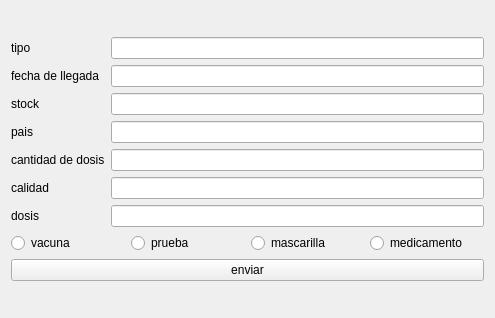
<?xml version="1.0" encoding="UTF-8"?>
<ui version="4.0">
 <class>Form1</class>
 <widget class="QWidget" name="Form1">
  <property name="geometry">
   <rect>
    <x>0</x>
    <y>0</y>
    <width>495</width>
    <height>318</height>
   </rect>
  </property>
  <property name="windowTitle">
   <string>Form</string>
  </property>
  <layout class="QGridLayout" name="gridLayout_3">
   <item row="0" column="0">
    <layout class="QGridLayout" name="gridLayout_2">
     <item row="0" column="0">
      <layout class="QGridLayout" name="gridLayout">
       <item row="0" column="0">
        <widget class="QLabel" name="label">
         <property name="text">
          <string>tipo</string>
         </property>
        </widget>
       </item>
       <item row="0" column="1">
        <widget class="QLineEdit" name="tipo"/>
       </item>
       <item row="1" column="0">
        <widget class="QLabel" name="label_2">
         <property name="text">
          <string>fecha de llegada</string>
         </property>
        </widget>
       </item>
       <item row="1" column="1">
        <widget class="QLineEdit" name="fecha"/>
       </item>
       <item row="2" column="0">
        <widget class="QLabel" name="label_3">
         <property name="text">
          <string>stock</string>
         </property>
        </widget>
       </item>
       <item row="2" column="1">
        <widget class="QLineEdit" name="stock"/>
       </item>
       <item row="3" column="0">
        <widget class="QLabel" name="label_4">
         <property name="text">
          <string>pais</string>
         </property>
        </widget>
       </item>
       <item row="3" column="1">
        <widget class="QLineEdit" name="pais">
         <property name="text">
          <string/>
         </property>
        </widget>
       </item>
       <item row="4" column="0">
        <widget class="QLabel" name="label_5">
         <property name="text">
          <string>cantidad de dosis</string>
         </property>
        </widget>
       </item>
       <item row="4" column="1">
        <widget class="QLineEdit" name="dosis">
         <property name="text">
          <string/>
         </property>
        </widget>
       </item>
       <item row="5" column="0">
        <widget class="QLabel" name="label_6">
         <property name="text">
          <string>calidad</string>
         </property>
        </widget>
       </item>
       <item row="5" column="1">
        <widget class="QLineEdit" name="calidad">
         <property name="text">
          <string/>
         </property>
        </widget>
       </item>
       <item row="6" column="0">
        <widget class="QLabel" name="label_7">
         <property name="text">
          <string>dosis</string>
         </property>
        </widget>
       </item>
       <item row="6" column="1">
        <widget class="QLineEdit" name="dosis_2">
         <property name="text">
          <string/>
         </property>
        </widget>
       </item>
      </layout>
     </item>
     <item row="1" column="0">
      <layout class="QHBoxLayout" name="horizontalLayout">
       <item>
        <widget class="QRadioButton" name="vacuna">
         <property name="text">
          <string>vacuna</string>
         </property>
         <attribute name="buttonGroup">
          <string notr="true">buttonGroup</string>
         </attribute>
        </widget>
       </item>
       <item>
        <widget class="QRadioButton" name="prueba">
         <property name="text">
          <string>prueba</string>
         </property>
         <attribute name="buttonGroup">
          <string notr="true">buttonGroup</string>
         </attribute>
        </widget>
       </item>
       <item>
        <widget class="QRadioButton" name="mascarilla">
         <property name="text">
          <string>mascarilla</string>
         </property>
         <attribute name="buttonGroup">
          <string notr="true">buttonGroup</string>
         </attribute>
        </widget>
       </item>
       <item>
        <widget class="QRadioButton" name="medicamento">
         <property name="text">
          <string>medicamento</string>
         </property>
         <attribute name="buttonGroup">
          <string notr="true">buttonGroup</string>
         </attribute>
        </widget>
       </item>
      </layout>
     </item>
     <item row="2" column="0">
      <widget class="QPushButton" name="enviarpushbuton">
       <property name="text">
        <string>enviar</string>
       </property>
      </widget>
     </item>
    </layout>
   </item>
  </layout>
 </widget>
 <resources/>
 <connections/>
 <buttongroups>
  <buttongroup name="buttonGroup"/>
 </buttongroups>
</ui>
